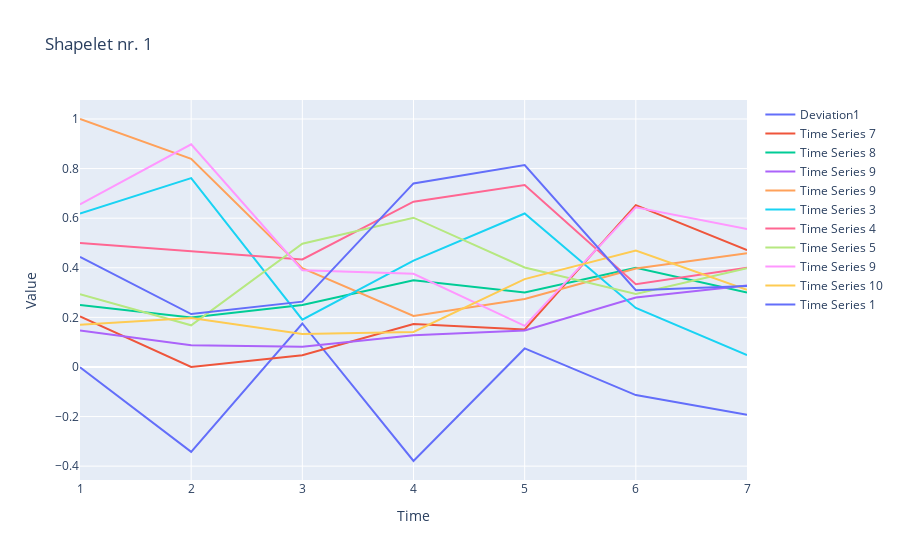

Notebook code for this chart:
### Code cell
import plotly.express as px
import plotly.graph_objects as go

# px.line(x=list1,y=shp_clf.shapelets_as_time_series_[0][:,0])
# px.line(x=list1,y=X_train[0][8:15][:,0])
#combine both plotly plots
fig = go.Figure()
fig.add_trace(go.Scatter(x=list1, y=shp_clf.shapelets_as_time_series_[0][:,2],
                    mode='lines',
                    name='Deviation1'))
for i in range(0,10):
    fig.add_trace(go.Scatter(x=list1, y=X_train[i][shp_clf.locate(X_train)[i][0]:shp_clf.locate(X_train)[i][0]+7][:,2],
                        mode='lines',
                        name=f'Time Series {int(y_train1[i:i+1])}'))
fig.update_layout(title='Shapelet nr. 1',
                     xaxis_title='Time',
                        yaxis_title='Value')

### Figure 1 — Plotly figure (JSON) as saved in the notebook; plotly's stock layout.template omitted (floating-point values rounded to 4 significant figures)
{"data": [{"mode": "lines", "name": "Deviation1", "type": "scatter", "x": [1, 2, 3, 4, 5, 6, 7], "y": [-0.001583, -0.3426, 0.1753, -0.3793, 0.07464, -0.1133, -0.1931]}, {"mode": "lines", "name": "Time Series 7", "type": "scatter", "x": [1, 2, 3, 4, 5, 6, 7], "y": [0.2041, 0, 0.04742, 0.1732, 0.1515, 0.6526, 0.4711]}, {"mode": "lines", "name": "Time Series 8", "type": "scatter", "x": [1, 2, 3, 4, 5, 6, 7], "y": [0.25, 0.2, 0.25, 0.35, 0.3, 0.4, 0.3]}, {"mode": "lines", "name": "Time Series 9", "type": "scatter", "x": [1, 2, 3, 4, 5, 6, 7], "y": [0.1469, 0.0878, 0.08134, 0.1275, 0.1469, 0.28, 0.329]}, {"mode": "lines", "name": "Time Series 9", "type": "scatter", "x": [1, 2, 3, 4, 5, 6, 7], "y": [1, 0.8392, 0.3987, 0.2054, 0.2742, 0.3968, 0.4582]}, {"mode": "lines", "name": "Time Series 3", "type": "scatter", "x": [1, 2, 3, 4, 5, 6, 7], "y": [0.619, 0.7619, 0.1905, 0.4286, 0.619, 0.2381, 0.04762]}, {"mode": "lines", "name": "Time Series 4", "type": "scatter", "x": [1, 2, 3, 4, 5, 6, 7], "y": [0.5, 0.4667, 0.4333, 0.6667, 0.7333, 0.3333, 0.4]}, {"mode": "lines", "name": "Time Series 5", "type": "scatter", "x": [1, 2, 3, 4, 5, 6, 7], "y": [0.2936, 0.168, 0.4969, 0.602, 0.4011, 0.2943, 0.398]}, {"mode": "lines", "name": "Time Series 9", "type": "scatter", "x": [1, 2, 3, 4, 5, 6, 7], "y": [0.6552, 0.8982, 0.3902, 0.3755, 0.1657, 0.6442, 0.5558]}, {"mode": "lines", "name": "Time Series 10", "type": "scatter", "x": [1, 2, 3, 4, 5, 6, 7], "y": [0.1702, 0.1976, 0.1331, 0.1409, 0.3542, 0.4697, 0.3112]}, {"mode": "lines", "name": "Time Series 1", "type": "scatter", "x": [1, 2, 3, 4, 5, 6, 7], "y": [0.4436, 0.2135, 0.2634, 0.7403, 0.8142, 0.3096, 0.3262]}], "layout": {"title": {"text": "Shapelet nr. 1"}, "xaxis": {"title": {"text": "Time"}}, "yaxis": {"title": {"text": "Value"}}}}
